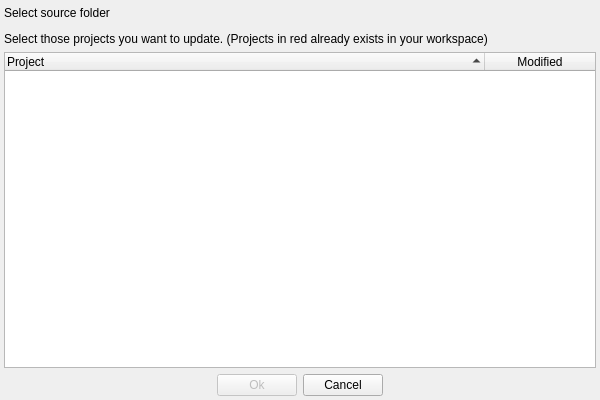
<?xml version="1.0" encoding="UTF-8"?>
<ui version="4.0">
 <class>SyncProjectsDialog</class>
 <widget class="QDialog" name="SyncProjectsDialog">
  <property name="geometry">
   <rect>
    <x>0</x>
    <y>0</y>
    <width>600</width>
    <height>400</height>
   </rect>
  </property>
  <property name="sizePolicy">
   <sizepolicy hsizetype="Fixed" vsizetype="Fixed">
    <horstretch>0</horstretch>
    <verstretch>0</verstretch>
   </sizepolicy>
  </property>
  <property name="minimumSize">
   <size>
    <width>600</width>
    <height>400</height>
   </size>
  </property>
  <property name="maximumSize">
   <size>
    <width>600</width>
    <height>400</height>
   </size>
  </property>
  <layout class="QVBoxLayout" name="verticalLayout">
   <property name="margin">
    <number>4</number>
   </property>
   <item>
    <spacer name="verticalSpacer">
     <property name="orientation">
      <enum>Qt::Vertical</enum>
     </property>
     <property name="sizeType">
      <enum>QSizePolicy::Fixed</enum>
     </property>
     <property name="sizeHint" stdset="0">
      <size>
       <width>20</width>
       <height>2</height>
      </size>
     </property>
    </spacer>
   </item>
   <item>
    <widget class="QLabel" name="lbSourceFolder">
     <property name="text">
      <string>Select source folder</string>
     </property>
    </widget>
   </item>
   <item>
    <widget class="FolderSelectWidget" name="inputFolder" native="true"/>
   </item>
   <item>
    <widget class="QLabel" name="lbSelectProjects">
     <property name="text">
      <string>Select those projects you want to update. (Projects in red already exists in your workspace)</string>
     </property>
     <property name="wordWrap">
      <bool>true</bool>
     </property>
    </widget>
   </item>
   <item>
    <widget class="QTreeWidget" name="projects">
     <property name="focusPolicy">
      <enum>Qt::NoFocus</enum>
     </property>
     <property name="styleSheet">
      <string notr="true">QTreeView {show-decoration-selected: 1;}
QTreeView::item {padding:3px;}</string>
     </property>
     <property name="editTriggers">
      <set>QAbstractItemView::NoEditTriggers</set>
     </property>
     <property name="showDropIndicator" stdset="0">
      <bool>false</bool>
     </property>
     <property name="selectionMode">
      <enum>QAbstractItemView::ExtendedSelection</enum>
     </property>
     <property name="sortingEnabled">
      <bool>true</bool>
     </property>
     <property name="expandsOnDoubleClick">
      <bool>false</bool>
     </property>
     <attribute name="headerDefaultSectionSize">
      <number>480</number>
     </attribute>
     <column>
      <property name="text">
       <string>Project</string>
      </property>
     </column>
     <column>
      <property name="text">
       <string>Modified</string>
      </property>
      <property name="textAlignment">
       <set>AlignHCenter|AlignVCenter|AlignCenter</set>
      </property>
     </column>
    </widget>
   </item>
   <item>
    <layout class="QHBoxLayout" name="horizontalLayout">
     <item>
      <spacer name="horizontalSpacer">
       <property name="orientation">
        <enum>Qt::Horizontal</enum>
       </property>
       <property name="sizeHint" stdset="0">
        <size>
         <width>40</width>
         <height>20</height>
        </size>
       </property>
      </spacer>
     </item>
     <item>
      <widget class="QPushButton" name="btnOk">
       <property name="enabled">
        <bool>false</bool>
       </property>
       <property name="text">
        <string>Ok</string>
       </property>
       <property name="default">
        <bool>true</bool>
       </property>
      </widget>
     </item>
     <item>
      <widget class="QPushButton" name="btnCancel">
       <property name="text">
        <string>Cancel</string>
       </property>
      </widget>
     </item>
     <item>
      <spacer name="horizontalSpacer_2">
       <property name="orientation">
        <enum>Qt::Horizontal</enum>
       </property>
       <property name="sizeHint" stdset="0">
        <size>
         <width>40</width>
         <height>20</height>
        </size>
       </property>
      </spacer>
     </item>
    </layout>
   </item>
  </layout>
 </widget>
 <customwidgets>
  <customwidget>
   <class>FolderSelectWidget</class>
   <extends>QWidget</extends>
   <header>folderselectwidget.h</header>
  </customwidget>
 </customwidgets>
 <resources/>
 <connections>
  <connection>
   <sender>btnCancel</sender>
   <signal>clicked()</signal>
   <receiver>SyncProjectsDialog</receiver>
   <slot>reject()</slot>
   <hints>
    <hint type="sourcelabel">
     <x>338</x>
     <y>388</y>
    </hint>
    <hint type="destinationlabel">
     <x>337</x>
     <y>-10</y>
    </hint>
   </hints>
  </connection>
 </connections>
</ui>
